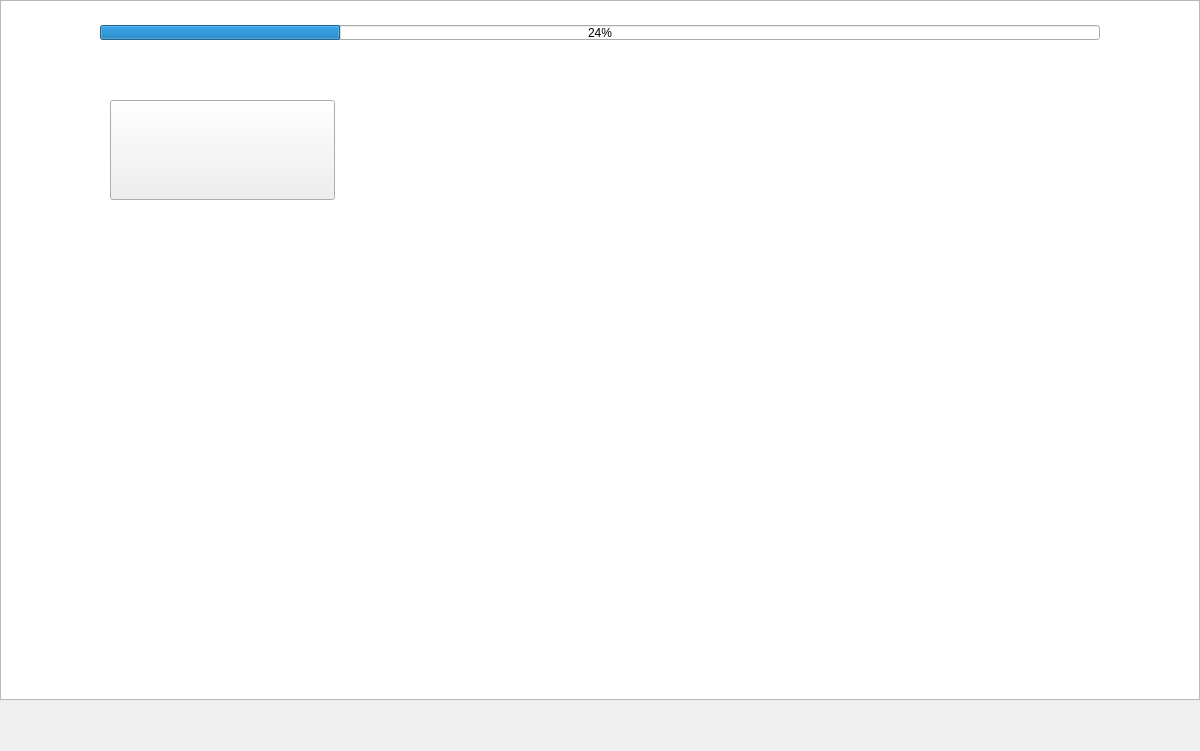
<?xml version="1.0" encoding="UTF-8"?>
<ui version="4.0">
 <class>MainWindow</class>
 <widget class="QMainWindow" name="MainWindow">
  <property name="geometry">
   <rect>
    <x>0</x>
    <y>0</y>
    <width>1200</width>
    <height>751</height>
   </rect>
  </property>
  <property name="focusPolicy">
   <enum>Qt::StrongFocus</enum>
  </property>
  <property name="windowTitle">
   <string>MainWindow</string>
  </property>
  <widget class="QWidget" name="centralWidget">
   <widget class="QGraphicsView" name="graphicsView">
    <property name="geometry">
     <rect>
      <x>0</x>
      <y>0</y>
      <width>1200</width>
      <height>700</height>
     </rect>
    </property>
    <property name="focusPolicy">
     <enum>Qt::NoFocus</enum>
    </property>
   </widget>
   <widget class="QProgressBar" name="progressBar">
    <property name="geometry">
     <rect>
      <x>100</x>
      <y>25</y>
      <width>1000</width>
      <height>15</height>
     </rect>
    </property>
    <property name="value">
     <number>24</number>
    </property>
   </widget>
   <widget class="QPushButton" name="pushButton">
    <property name="geometry">
     <rect>
      <x>110</x>
      <y>100</y>
      <width>225</width>
      <height>100</height>
     </rect>
    </property>
    <property name="text">
     <string/>
    </property>
   </widget>
  </widget>
 </widget>
 <layoutdefault spacing="6" margin="11"/>
 <resources/>
 <connections/>
</ui>
